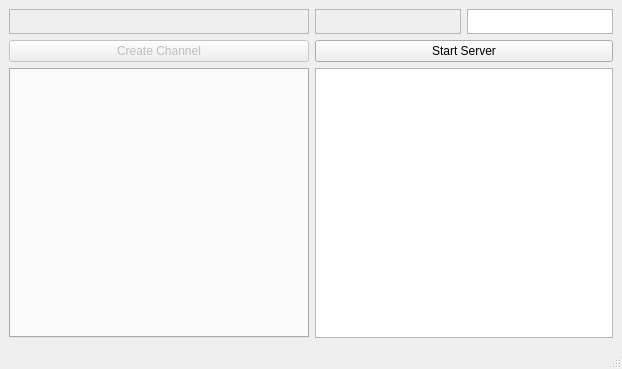
<?xml version="1.0" encoding="UTF-8"?>
<ui version="4.0">
 <class>ServerWindow</class>
 <widget class="QMainWindow" name="ServerWindow">
  <property name="geometry">
   <rect>
    <x>0</x>
    <y>0</y>
    <width>622</width>
    <height>369</height>
   </rect>
  </property>
  <property name="windowTitle">
   <string>MainWindow</string>
  </property>
  <widget class="QWidget" name="centralwidget">
   <layout class="QHBoxLayout" name="horizontalLayout_3">
    <item>
     <layout class="QVBoxLayout" name="verticalLayout_3">
      <item>
       <widget class="QTextEdit" name="textEditChannelName">
        <property name="enabled">
         <bool>false</bool>
        </property>
        <property name="maximumSize">
         <size>
          <width>16777215</width>
          <height>25</height>
         </size>
        </property>
       </widget>
      </item>
      <item>
       <widget class="QPushButton" name="btnCreateChannel">
        <property name="enabled">
         <bool>false</bool>
        </property>
        <property name="text">
         <string>Create Channel</string>
        </property>
       </widget>
      </item>
      <item>
       <widget class="QTabWidget" name="tabWidget">
        <property name="minimumSize">
         <size>
          <width>300</width>
          <height>0</height>
         </size>
        </property>
        <property name="currentIndex">
         <number>-1</number>
        </property>
       </widget>
      </item>
     </layout>
    </item>
    <item>
     <layout class="QVBoxLayout" name="verticalLayout">
      <item>
       <layout class="QHBoxLayout" name="horizontalLayout_2">
        <property name="sizeConstraint">
         <enum>QLayout::SetFixedSize</enum>
        </property>
        <item>
         <widget class="QTextEdit" name="textEditIP">
          <property name="enabled">
           <bool>false</bool>
          </property>
          <property name="maximumSize">
           <size>
            <width>16777215</width>
            <height>25</height>
           </size>
          </property>
         </widget>
        </item>
        <item>
         <widget class="QTextEdit" name="textEditPort">
          <property name="enabled">
           <bool>true</bool>
          </property>
          <property name="maximumSize">
           <size>
            <width>16777215</width>
            <height>25</height>
           </size>
          </property>
         </widget>
        </item>
       </layout>
      </item>
      <item>
       <layout class="QHBoxLayout" name="horizontalLayout">
        <item>
         <widget class="QPushButton" name="btnStartServer">
          <property name="text">
           <string>Start Server</string>
          </property>
         </widget>
        </item>
       </layout>
      </item>
      <item>
       <widget class="QPlainTextEdit" name="textEditLog">
        <property name="enabled">
         <bool>true</bool>
        </property>
        <property name="readOnly">
         <bool>true</bool>
        </property>
       </widget>
      </item>
     </layout>
    </item>
   </layout>
  </widget>
  <widget class="QMenuBar" name="menubar">
   <property name="geometry">
    <rect>
     <x>0</x>
     <y>0</y>
     <width>622</width>
     <height>19</height>
    </rect>
   </property>
  </widget>
  <widget class="QStatusBar" name="statusbar"/>
 </widget>
 <resources/>
 <connections/>
</ui>
